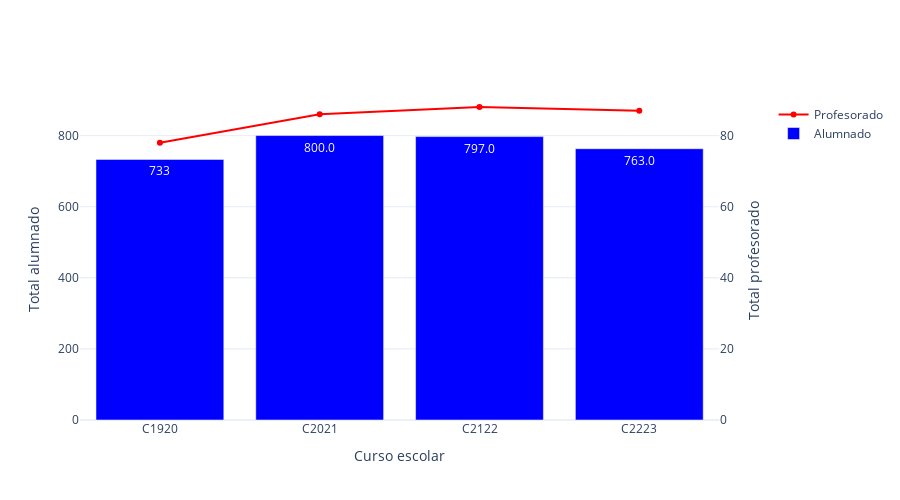

Notebook cell for this chart:
### Code cell
#e1=df.query(f'evaluación == "E1"').groupby('curso').agg({'ratio': 'sum'})['ratio'].values
#e2=df.query(f'evaluación == "E2"').groupby('curso').agg({'ratio': 'sum'})['ratio'].values
#e3=df.query(f'evaluación == "E3"').groupby('curso').agg({'ratio': 'sum'})['ratio'].values
years_aux    = [extra_historic_year] + list(years)       # Vamos a añadir un año extra a la comparativa
students     = [ 733 ] + list(df.query(f'evaluación == "{labels[-1][1]}"').groupby('curso').agg({'ratio': 'sum'})['ratio'].values)             
teachers     = (      78,  86, 88, 87)      # Valores de profesorado extraídos de Tifón: 2011/12:70, 2012/13:68, 2013/14:68, 2015/16:70, 2016/17:69, 2017/18:71, 2018/19:70, 2019/20:78, 2020/21:86, 2021/22:88, 2022/23:87
if EVALUATION == 1:
    myplotly.total_students_teachers_evolution(students, teachers, years_aux)
else:
    students_dam = (      0,   0,   0,  47)      # Estudiantes a resaltar en cada curso (se restan al global)
    myplotly.total_students_teachers_evolution(students, teachers, years_aux, students_diff=(students_dam, 'Estudiantes DAM'))

### Figure 1 — Plotly figure (JSON) as saved in the notebook; plotly's stock layout.template omitted (floating-point values rounded to 4 significant figures)
{"data": [{"hoverinfo": "name+text", "marker": {"color": "blue"}, "name": "Alumnado", "text": ["733", "800.0", "797.0", "763.0"], "type": "bar", "x": ["C1920", "C2021", "C2122", "C2223"], "xaxis": "x", "y": [733, 800, 797, 763], "yaxis": "y"}, {"hoverinfo": "name+text", "marker": {"color": "red"}, "name": "Profesorado", "text": ["78", "86", "88", "87"], "type": "scatter", "x": ["C1920", "C2021", "C2122", "C2223"], "xaxis": "x", "y": [78, 86, 88, 87], "yaxis": "y2"}], "layout": {"barmode": "stack", "height": 500, "width": 900, "xaxis": {"anchor": "y", "domain": [0, 0.94], "title": {"text": "Curso escolar"}}, "yaxis": {"anchor": "x", "domain": [0, 1], "range": [0, 900], "side": "left", "title": {"text": "Total alumnado"}}, "yaxis2": {"anchor": "x", "overlaying": "y", "range": [0, 90], "side": "right", "title": {"text": "Total profesorado"}}}}
